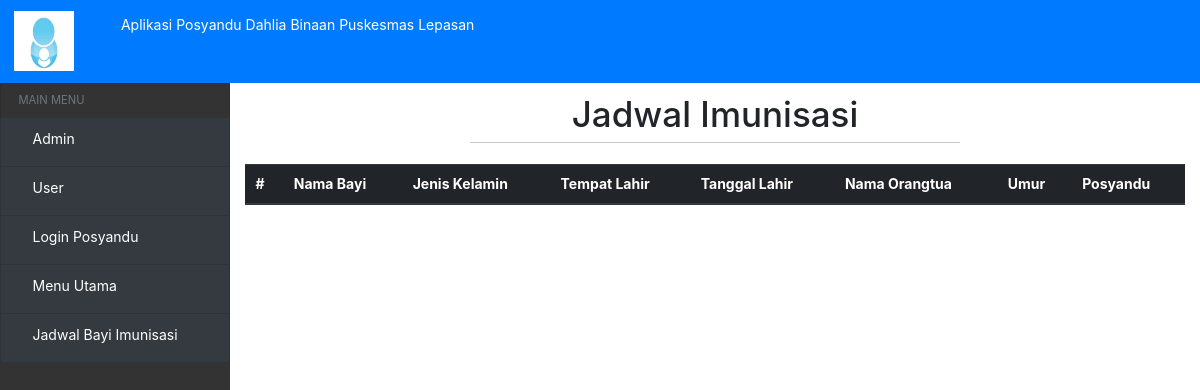
Page /?view=jadwal-bayi-imunisasi on the earlier database version.
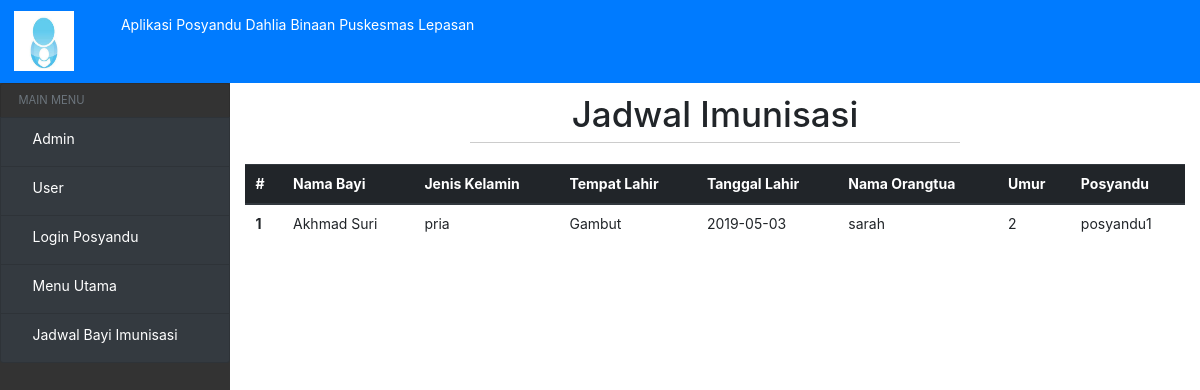
Same page on the later database version.
### tables this page shows
CREATE TABLE `bayi` (
  `Kode_bayi` varchar(10) NOT NULL,
  `Nama_bayi` varchar(30) NOT NULL,
  `Jekel` varchar(10) NOT NULL,
  `Tempat_lahir` varchar(20) NOT NULL,
  `Tanggal_lahir` date NOT NULL,
  `Nama_ortu` varchar(30) NOT NULL,
  `Umur_bayi` int(10) NOT NULL,
  `Agama` varchar(20) NOT NULL,
  `No_hp` varchar(15) NOT NULL,
  `Alamat` varchar(50) NOT NULL,
  `posyandu` varchar(100) NOT NULL
);

### config/config.php (called while the page is built, shortened)
<?php
function base_url($url = null ) {
	$base_url = "http://localhost/Aplikasi_posyandu/";
	if ($url != null ) {
		return $base_url."/".$url;
	} else  {
			return $base_url;
	}
}

### models/admin.php (called while the page is built, shortened)
<?php
class Admin
{
  private $mysqli;
  function __construct($mysqli)
  {
    $this->mysqli = $mysqli;
  }
public function showBayi(){
  $db = $this->mysqli->conn;
  $sql = "SELECT * FROM bayi";
  $query = $db->query($sql);
  return $query;
}
public function jadwal_bayi_imunisasi($tgl_lahir){
  $birthDate = date("Y-m-d", strtotime($tgl_lahir));
  $tgl_now = date("Y-m-d");
  $birthday = new DateTime($birthDate);
  $diff = $birthday->diff(new DateTime($tgl_now));
  $umurbayi = $diff->format('%m') + 12 * $diff->format('%y');
  $db = $this->mysqli->conn;
  $sql = "SELECT * FROM jadwal_imunisasi WHERE Umur='$umurbayi'";
  $query = $db->query($sql);
  $a = $query->fetch_object();
  return $a;
}
}
?>

### view/jadwal-bayi-imunisasi.php (the view, shortened to what this page needs)
<div class="header-hal">
    <h1>Jadwal Imunisasi</h1>
    <hr>
</div>
<div class="table-responsive" >
<table class="table " id="table" width="1050">
  <thead class="thead-dark">
    <tr>
      <th scope="col">#</th>
      <th scope="col">Nama Bayi</th>
      <th scope="col">Jenis Kelamin</th>
      <th scope="col">Tempat Lahir</th>
      <th scope="col">Tanggal Lahir</th>
      <th scope="col">Nama Orangtua</th>
      <th scope="col">Umur</th>
      <th scope="col">Posyandu</th>
    </tr>
  </thead>
  <tbody>
      <?php
     $data = $objAdmin->showBayi();
     $no = 1;
     while ($a = $data->fetch_object()) {
        $umur_now = $objAdmin->jadwal_bayi_imunisasi($a->Tanggal_lahir);
        if ($umur_now != null  ) {
         ?>
    <tr>
      <th scope="row"><?= $no ?></th>
      <td><?= $a->Nama_bayi; ?></td>
      <td><?= $a->Jekel; ?></td>
      <td><?= $a->Tempat_lahir; ?></td>
      <td><?= $a->Tanggal_lahir; ?></td>
      <td><?= $a->Nama_ortu; ?></td>
      <td><?= $a->Umur_bayi; ?></td>
      <td><?= $a->posyandu; ?></td>
    </tr>
    <?php
     $no++;
        }
     }
     ?>
  </tbody>
</table>
</div>

### index.php (shortened to what this page needs)
<?php
require_once 'config/config.php';
include('models/admin.php');
?>
<html lang="en" dir="ltr">
  <head>
    <link rel="stylesheet" href="<?=base_url();?>assets/css/bootstrap.min.css">
    <link rel="stylesheet" href="<?=base_url();?>assets/css/home.css">
    <link rel="stylesheet" type="text/css" href="<?php echo base_url(); ?>assets/DataTables/datatables.min.css"/>
  </head>
  <body>
    <nav class="navbar navbar-expand-md navbar-dark bg-primary">
      <a class="navbar-brand" href="#">
        <img src="assets/image/posyandu.jpg" width="60" height="60" class="d-inline-block align-top" alt="">
        <span class="menu-collapsed ml-5">Aplikasi Posyandu Dahlia Binaan Puskesmas Lepasan</span>
      </a>
    </nav>
    <div class="row" id="body-row">
        <div id="sidebar-container" class="sidebar-expanded d-none d-md-block">
            <ul class="list-group">
                <li class="list-group-item sidebar-separator-title text-muted d-flex align-items-center menu-collapsed">
                    <small>MAIN MENU</small>
                </li>
                  <?php if (@$_SESSION['user']) { ?>
                    <a href="?view=logout-admin" aria-expanded="false" class="bg-dark list-group-item list-group-item-action flex-column align-items-start">
                      <div class="d-flex w-100 justify-content-start align-items-center">
                        <span class="fa fa-dashboard fa-fw mr-3"></span>
                        <span class="menu-collapsed">Logout</span>
                      </div>
                    </a>
                  <?php }else { ?>
                    <a href="?view=login-admin" aria-expanded="false" class="bg-dark list-group-item list-group-item-action flex-column align-items-start">
                      <div class="d-flex w-100 justify-content-start align-items-center">
                        <span class="menu-collapsed">Admin</span>
                      </div>
                    </a>
                    <a href="?view=login-pengguna"  aria-expanded="false" class="bg-dark list-group-item list-group-item-action flex-column align-items-start">
                      <div class="d-flex w-100 justify-content-start align-items-center">
                        <span class="menu-collapsed">User</span>
                      </div>
                    </a>
                    <a href="?view=login-posyandu"  aria-expanded="false" class="bg-dark list-group-item list-group-item-action flex-column align-items-start">
                      <div class="d-flex w-100 justify-content-start align-items-center">
                        <span class="menu-collapsed">Login Posyandu</span>
                      </div>
                    </a>
                  <?php } ?>
                <a href="?view=home" aria-expanded="false" class="bg-dark list-group-item list-group-item-action flex-column align-items-start">
                    <div class="d-flex w-100 justify-content-start align-items-center">
                        <span class="menu-collapsed">Menu Utama</span>
                    </div>
                </a>
                <a href="?view=jadwal-bayi-imunisasi"  aria-expanded="false" class="bg-dark list-group-item list-group-item-action flex-column align-items-start">
                  <div class="d-flex w-100 justify-content-start align-items-center">
                    <span class="menu-collapsed">Jadwal Bayi Imunisasi</span>
                  </div>
                </a>
            </ul>
        </div>
        <div class="col">
            <h1>
                <?php include('page/page.php'); ?>
            </h1>
        </div>
    </div>
</body>
</html>

### page/page.php (shortened to what this page needs)
<?php
if (@$_GET['view'] == '' || @$_GET['view'] == 'home')
{
    include 'view/home.php';
}
elseif (@$_GET['view'] == 'petugas')
{
    include 'view/petugas/petugas.php';
}
elseif (@$_GET['view'] == 'tambah-petugas')
{
    include 'view/petugas/tambah-petugas.php';
}
elseif (@$_GET['view'] == 'rubah-petugas')
{
    include 'view/petugas/rubah-petugas.php';
}
elseif (@$_GET['view'] == 'vaksin')
{
    include 'view/vaksin/vaksin.php';
}
elseif (@$_GET['view'] == 'tambah-vaksin')
{
    include 'view/vaksin/tambah-vaksin.php';
}
elseif (@$_GET['view'] == 'rubah-vaksin')
{
    include 'view/vaksin/rubah-vaksin.php';
}
elseif (@$_GET['view'] == 'jadwal-bayi-imunisasi')
{
    include 'view/jadwal-bayi-imunisasi.php';
}
elseif (@$_GET['view'] == 'jadwal-imunisasi')
{
    include 'view/jadwal-imunisasi/jadwal-imunisasi.php';
}
elseif (@$_GET['view'] == 'tambah-imunisasi')
{
    include 'view/jadwal-imunisasi/tambah-imunisasi.php';
}
elseif (@$_GET['view'] == 'rubah-imunisasi')
{
    include 'view/jadwal-imunisasi/rubah-imunisasi.php';
}
elseif (@$_GET['view'] == 'bayi')
{
    include 'view/bayi-belita/bayi.php';
}
elseif (@$_GET['view'] == 'tambah-bayi')
{
    include 'view/bayi-belita/tambah-bayi.php';
}
elseif (@$_GET['view'] == 'rubah-bayi')
{
    include 'view/bayi-belita/rubah-bayi.php';
}
elseif (@$_GET['view'] == 'pertumbuhan')
{
    include 'view/pertumbuhan-bayi/pertumbuhan.php';
}
elseif (@$_GET['view'] == 'tambah-pertumbuhan')
{
    include 'view/pertumbuhan-bayi/tambah-pertumbuhan.php';
}
elseif (@$_GET['view'] == 'rubah-pertumbuhan')
{
    include 'view/pertumbuhan-bayi/rubah-pertumbuhan.php';
}
elseif (@$_GET['view'] == 'login-admin')
{
    include 'view/login.php';
}
elseif (@$_GET['view'] == 'register-admin')
{
    include 'view/register.php';
}
elseif (@$_GET['view'] == 'login-posyandu')
{
    include 'view/login-posyandu.php';
}
elseif (@$_GET['view'] == 'register-posyandu')
{
    include 'view/register-posyandu.php';
}
elseif (@$_GET['view'] == 'logout-admin')
{
    $objAdmin->logout();
    echo '<script>
    window.location="?view=login-admin";
     </script>';
}
elseif (@$_GET['view'] == 'login-pengguna')
{
    include 'view/login-pengguna.php';
}
elseif (@$_GET['view'] == 'register-pengguna')
{
    include 'view/register-pengguna.php';
}
elseif (@$_GET['view'] == 'logout-pengguna')
{
    $objAdmin->logout();
    echo '<script>
    window.location="?view=login-pengguna";
     </script>';
}
elseif (@$_GET['view'] == 'grafik')
{
    include 'view/pertumbuhan-bayi/grafik.php';
}
else
{
  include 'view/404.php';
}

### assets/css/home.css (style rules this page uses)
.header-hal { width: 100%; text-align: center; margin-top: 10px; }
hr { height: 1px; border-top: 1px solid #ccc; margin: auto; width: 50%; padding: 10px; }
.view-buku th, td { text-align: left; padding: 8px; }

### index.php (style rules this page uses)
* { font-size: 14px; }
#body-row { margin-left:0; margin-right:0; }
#sidebar-container { min-height: 100vh; background-color: #333; padding: 0; }
.sidebar-expanded { width: 230px; }
#sidebar-container .list-group a { height: 50px; color: white; }
.sidebar-separator-title { background-color: #333; height: 35px; }

Differences in the rows shown:
added bayi: Nama_bayi "Akhmad Suri", Jekel "pria", Tempat_lahir "Gambut", Tanggal_lahir "2019-05-03", Nama_ortu "sarah", Umur_bayi "2", posyandu "posyandu1"
